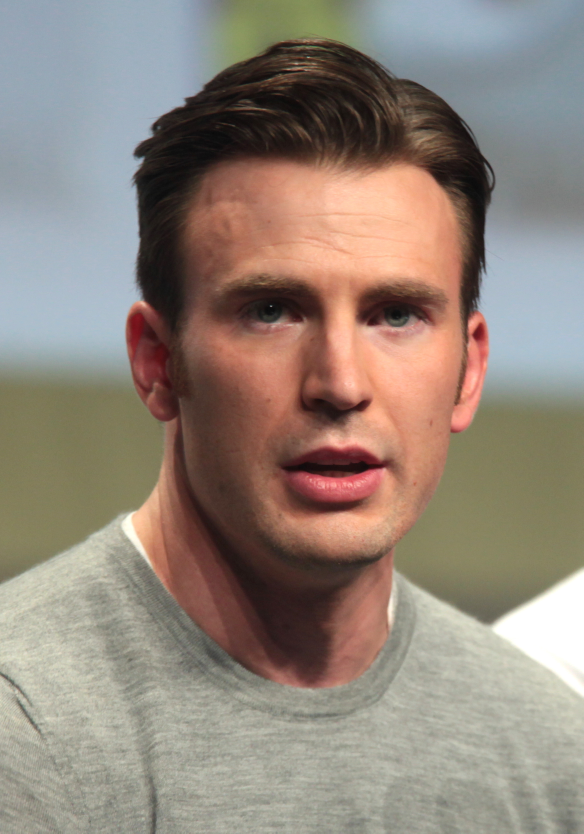
#> input picture Machine_Learning_Basics/chris evans/1.jpg, 1750 x 2500 px, found by its file name (shown at 1/3 size); its folder holds 4 pictures in this run
$ jupyter execute --allow-errors 'Image Recognition.ipynb'   (shell and % lines are left out)
#> lines starting #> are read from the running program, lines starting #| are printed output that depends on the picture
###  Image Classification and Recognition using PCA and SVM

[cell 1]
import os
import warnings
warnings.simplefilter('ignore')

[cell 2]
import numpy as np
import pandas as pd
import matplotlib.pyplot as py

[cell 3]
#pip install scikit-image

[cell 4]
from skimage.io import imread,imshow
from skimage.transform import resize
from skimage.color import rgb2gray

[cell 5]
actor1=os.listdir('chris evans')

#> (a cell that did not finish here is left out)

#> (a cell that did not finish here is left out)

###  Reading image as matrix of numbers

[cell 8]
limit=10
chris_evans=[None]*limit
j=0
for i in actor1:
    if(j<limit):
        chris_evans[j]=imread('C:/Users/SN124/Machine_Learning(3rd Year)/chris evans/'+i)
        j+=1
    else:
        break

[cell 9]
Cillian_Murphy=[None]*limit
#> Cillian_Murphy = 10 items
j=0
#> (the rest of this cell did not finish here and is left out)

[cell 10]
tom_hiddleson=[None]*limit
j=0
#> (the rest of this cell did not finish here and is left out)

[cell 11]
imshow(chris_evans[3])
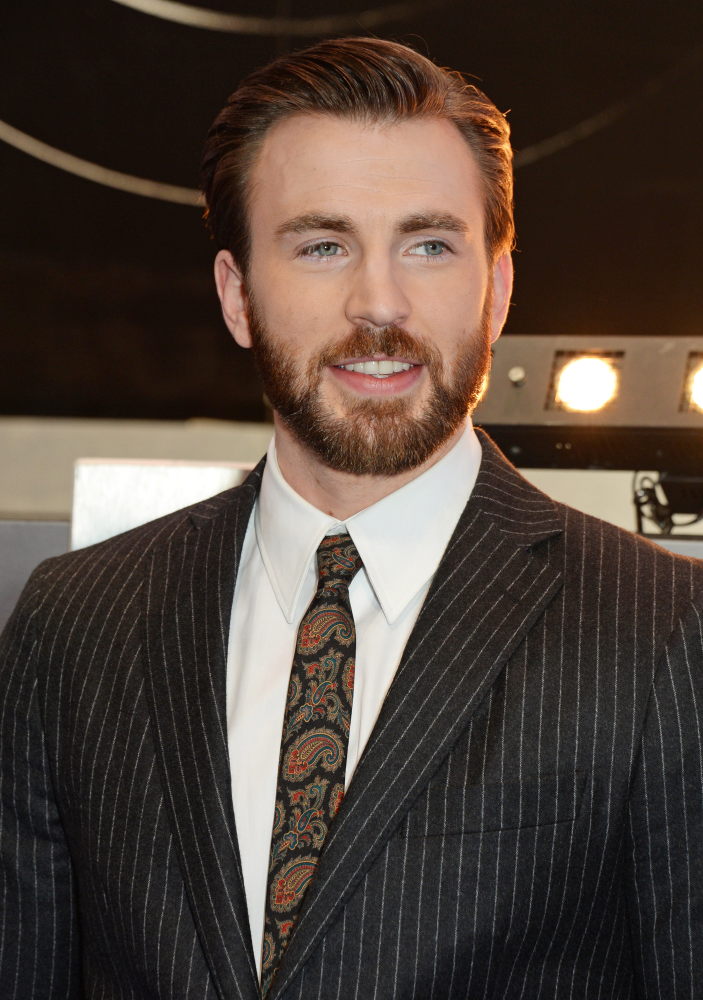
#> shown: shape (3000, 2109, 3) (shown at 1/3 size); mean R, G, B 79.4, 66.3, 57.9

#> (a cell that did not finish here is left out)

#> (a cell that did not finish here is left out)

### Covert into greyscale

[cell 14]
chris_grey=[None]*limit
j=0
for i in actor1:
    if(j<limit):
        chris_grey[j]=rgb2gray(chris_evans[j])
        j+=1
    else:
        break
#> after the loop, chris_grey = 10 items; j = 4

[cell 15]
cillian_grey=[None]*limit
j=0
#> (the rest of this cell did not finish here and is left out)

[cell 16]
tom_grey=[None]*limit
j=0
#> (the rest of this cell did not finish here and is left out)

#> (a cell that did not finish here is left out)

###  Matrix Resizing

#> (a cell that did not finish here is left out)

#> (a cell that did not finish here is left out)

#> (a cell that did not finish here is left out)

[cell 21]
imshow(chris_grey[3])
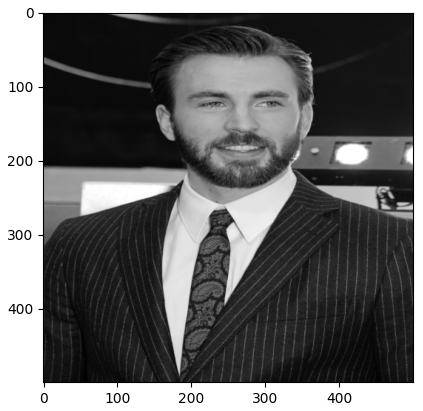
#> figure drawn by matplotlib, 1 panel

### Flatten the image

[cell 22]
image_size_chris=chris_grey[2].shape
#> image_size_chris = (500, 500)
image_size_chris
#> Out = (500, 500)
